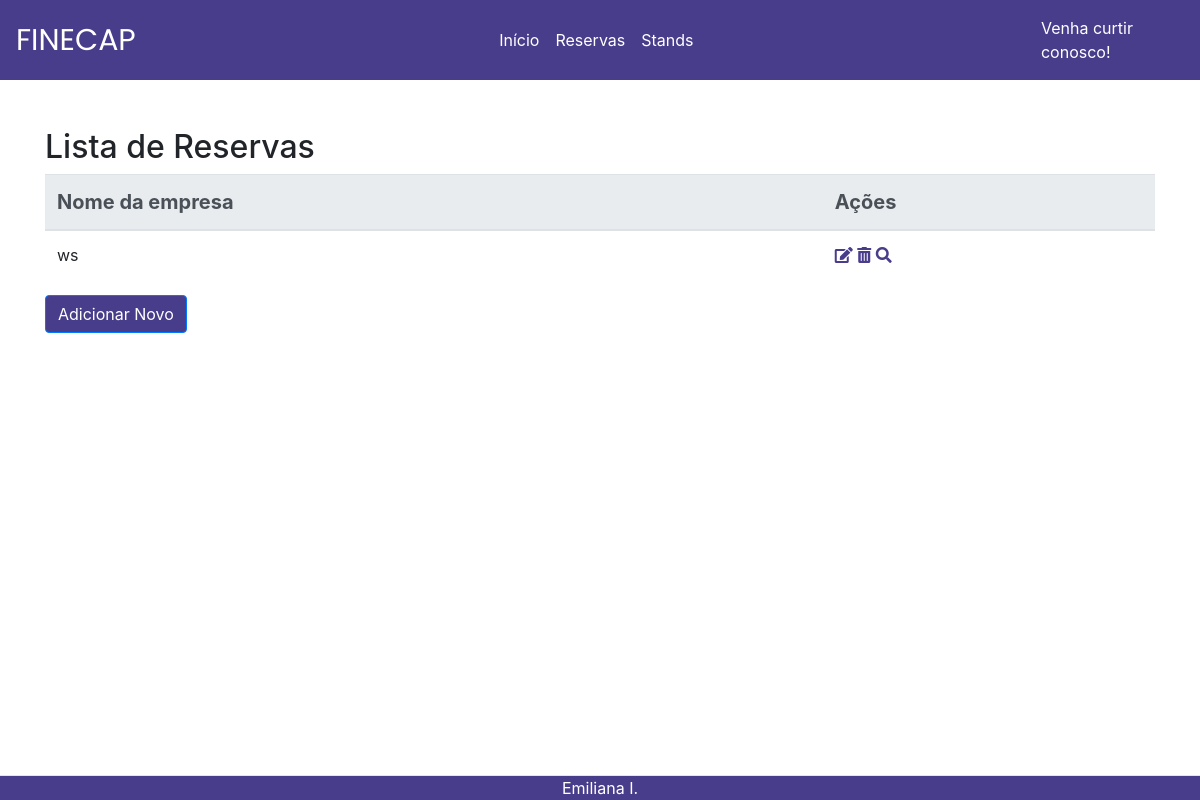
The page /listar/ on the database as committed earlier.
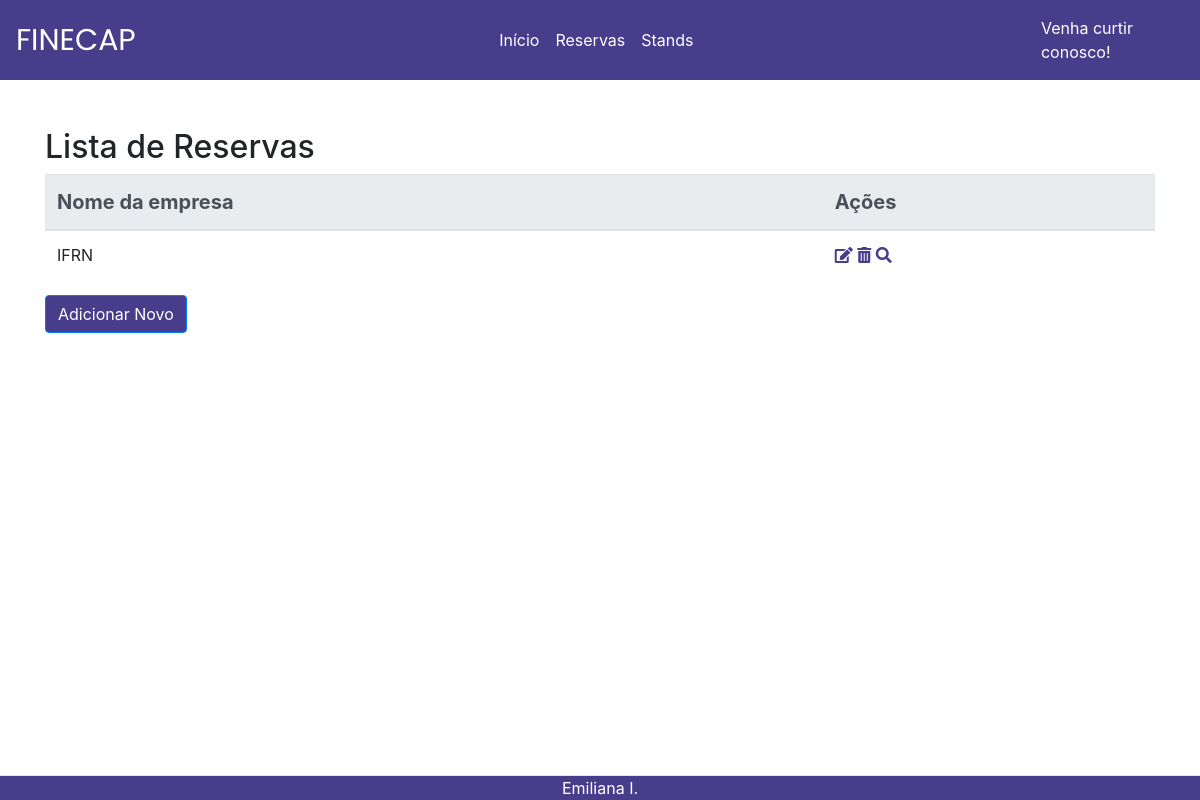
The same page on the database as committed later.
### core/models.py (models this page shows, shortened)
class Reserva(models.Model):
    cnpj = models.CharField(max_length=200)
    nome_empresa = models.CharField(max_length=200)
    categoria_empresa = models.CharField(max_length=200)
    quitado = models.BooleanField()
    standes = models.ForeignKey(Stand,on_delete=models.CASCADE)

### reserva/views.py (the view)
# urls.py: path('listar/',reserva_listar,name='reserva_listar'),
def reserva_listar(request):
    reservas = Reserva.objects.all()
    context = {
        'reservas':reservas
    }
    return render(request, 'reserva/reservas.html',context)

### reserva/templates/reserva/reservas.html (shortened to what this page needs)
{% extends "base.html" %}
{% block content %}
<div class="mt-5">
    <h2>Lista de Reservas</h2>
    <table class="table">
        <thead class="thead-light">
            <tr>
                <th style='font-size:20px'scope="col">Nome da empresa</th>
                <th style='font-size:20px'scope="col">Ações</th>
            </tr>
        </thead>
        <tbody>
            {% for reserva in reservas %}
            <tr>
                <td>{{reserva.nome_empresa}}</td>
                <td>
                    <a style='color:#483D8B'href="{% url 'reserva_editar' id=reserva.id %}"><i class="fas fa-edit"></i></a>
                    <a style='color:#483D8B'href="{% url 'reserva_remover' id=reserva.id %}"><i class="fas fa-trash-alt"></i></a>
                    <a style='color:#483D8B'href="{% url 'detalhes' id=reserva.id %}"><i class="fas fa-search"></i></a>
                </td>
            </tr>
            {% endfor %}
        </tbody>
    </table>
    <div class="mb-3">
        <a style='background-color:#483D8B'href="{% url 'reserva_criar' %}" class="btn btn-primary">Adicionar Novo</a>
    </div>
</div>
{% endblock %}

### templates/base.html (shortened to what this page needs)
<!DOCTYPE html>
<html lang="pt-br">
<head>
    <link rel="stylesheet" href="https://cdnjs.cloudflare.com/ajax/libs/font-awesome/5.15.3/css/all.min.css">
    <link rel="stylesheet" href="https://stackpath.bootstrapcdn.com/bootstrap/4.5.0/css/bootstrap.min.css">
</head>
<body>
    <nav style='background-color: #483D8B'class="navbar navbar-expand-lg navbar-light ">
        <a style='color:white', class="navbar-brand" id="prin" >FINECAP</a>
        <div class="collapse navbar-collapse" id="textoNavbar">
          <ul class="navbar-nav mr-auto">
            <li class="nav-item active">
              <a style='color:white'class="nav-link" href="{% url 'index' %}"> Início <span class="sr-only">(Página atual)</span></a>
            </li>
            <li class="nav-item">
              <a style='color:white'class="nav-link" href="{% url 'reserva_listar' %}">Reservas</a>
            </li>
            <li class="nav-item">
              <a style='color:white'class="nav-link" href="{% url 'stand_listar' %}">Stands</a>
            </li>
          </ul>
          <span style='color:white' class="navbar-text">
            Venha curtir conosco!
          </span>
        </div>
      </nav>
    <main role="main" class="container">
        {% block content %}{% endblock %}
    </main>
    <footer class="footer">
        <div class="container">
            <span style='color:white' class="">Emiliana I.
    </footer>

### templates/base.html (style rules this page uses)
#prin { font-family: 'Poppins', sans-serif; font-size: 30px; }
.footer { position: fixed; left: 0; bottom: 0; width: 100%; background-color: #483D8B; color: #6c757d; text-align: center; border-top: 1px solid #e5e5e5; }
.navbar-nav { width: 100%; justify-content: center; }

Rows that differ between the two databases and show on the page:
removed Reserva: nome_empresa "ws"
added Reserva: nome_empresa "IFRN"
